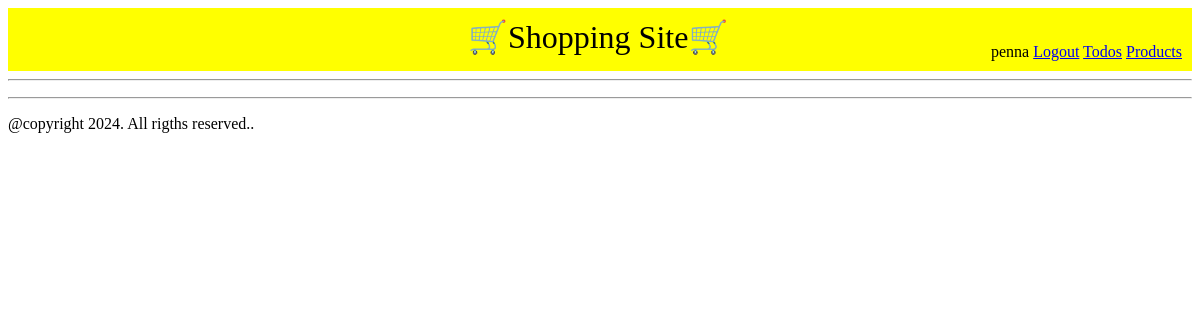
Page / (signed in) on the earlier database version.
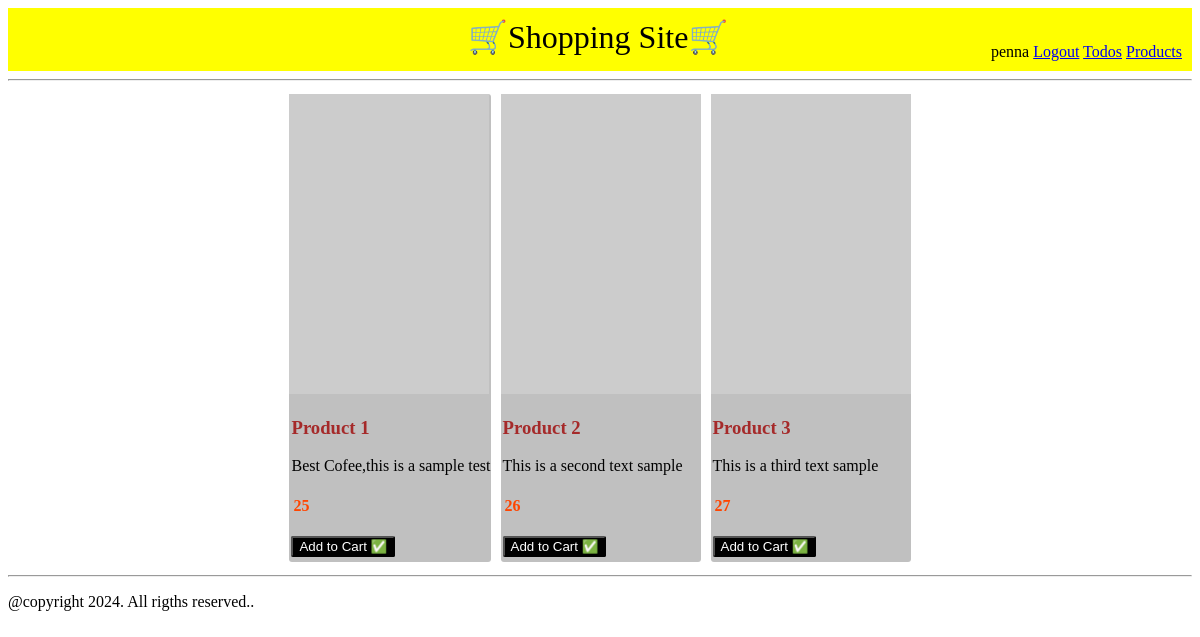
Same page on the later database version.
### core/models.py (models this page shows)
class product(models.Model):
    name=models.CharField(max_length=200)
    price=models.IntegerField()
    desc=models.CharField(max_length=200)
    url=models.CharField(max_length=200)

### core/views.py (the view)
# urls.py: path('',views.product),
@login_required
def product(request):
    product = models.product.objects.all()
    data = {'products':product}
    return render(request,'product.html',data)

### templates/product.html (shortened to what this page needs)
{% extends "base.html" %}
{% block content%}
<div style="display:flex;justify-content: center; ">
    {% for product in products %}
      <div style="margin:5px;background-color: silver; border-radius: 3px;">
        <img src={{product.url}}>
      <h3 style="color: brown; margin-left: 2px;">{{product.name}}</h3>
      <p style="margin-left: 2px;">{{product.desc}}</p>
      <h4 style="color: orangered; margin-left: 4px;">{{product.price}}</h4>
      <button style="border-radius: 2px; background-color: black; color: white; margin-left: 2px; margin-bottom: 5px; cursor: grab; ">Add to Cart ✅</button>
      </div>
      {% endfor %}
    </div>
  {% endblock%}

### templates/base.html (shortened to what this page needs)
<!DOCTYPE html>
<html lang="en">
<head>
</head>
<body>
    <div style="display:flex; background-color: yellow; justify-content: space-between; padding: 10px; ">
    <div style="margin-left: 450px; font-size: xx-large; font-family:Georgia, 'Times New Roman', Times, serif;">🛒Shopping Site🛒</div>
    <div style="margin-top: 25px;">
    {% if user.is_authenticated %} {{ user.username }}
    <a href="/logout">Logout</a>
    {% else %}
    <a href="/accounts/login">Login</a>
    {% endif %}
    <a href="/todo">Todos</a>
    <a href="/">Products</a>
</div>
</div>
    <hr>
    {% block content%} {% endblock %}
    <hr>
    <p>@copyright 2024. All rigths reserved..</p>
</body>
</html>

Differences in the rows shown:
added product: name "Product 1", desc "Best Cofee,this is a sample test", price "25"
added product: name "Product 2", desc "This is a second text sample", price "26"
added product: name "Product 3", desc "This is a third text sample", price "27"
